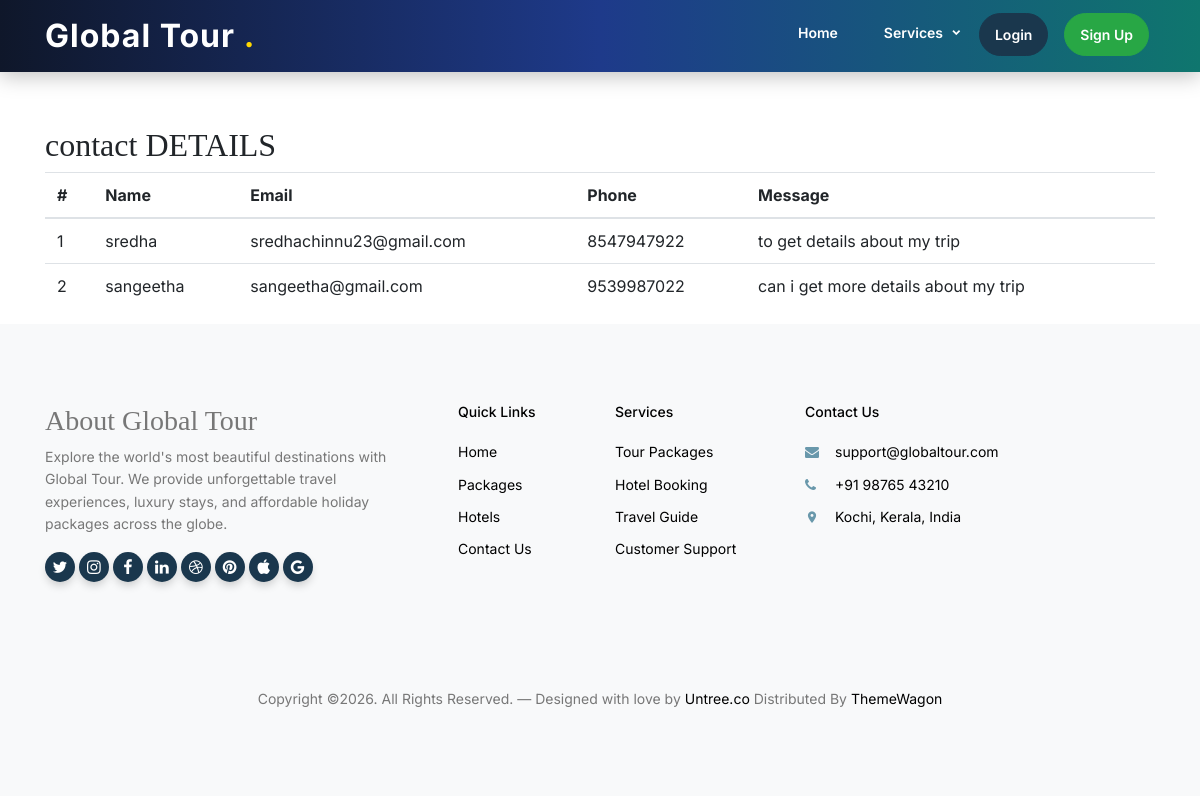
/contact_us_view, run on the app's committed database.
### user_app/models.py (models this page shows)
class contact_us_details(models.Model):
     username_c=models.CharField(max_length=100)
     useremail_c=models.CharField(max_length=100)
     userphone_c=models.CharField(max_length=100)
     message_c=models.CharField(max_length=100)

### admin_app/views.py (the view)
# urls.py: path('contact_us_view',views.contact_us_view,name="contact_us_view"),
def contact_us_view(request):
    data_c=contact_us_details.objects.all()
    return render(request,'contact_us_view.html',{'result':data_c})

### templates/contact_us_view.html
{% load static %}
{% include 'header.html' %}
<div class="container">
    <h2>contact DETAILS</h2>
    <table class="table">
  <thead>
    <tr>
      <th scope="col">#</th>
      <th scope="col">Name</th>
      <th scope="col">Email</th>
      <th scope="col">Phone</th>
      <th scope="col">Message</th>
    </tr>
  </thead>
  <tbody>
    {% for i in result %}
    <tr>
      <td>{{i.id}}</td>
      <td>{{i.username_c}}</td>
      <td>{{i.useremail_c}}</td>
      <td>{{i.userphone_c}}</td>
      <td>{{i.message_c}}</td>
    </tr>
     {% endfor %}
  </tbody>
</table>
</div>
{% include 'footer.html' %}

### static/css/style.css (style rules this page uses)
body { font-family: "Inter", sans-serif; line-height: 1.5; background: #ffffff; overflow-x: hidden; font-size: 14px; }
body:before { content: ""; position: fixed; top: 0; left: 0; z-index: 99; right: 0; bottom: 0; background: rgba(0, 0, 0, 0.2); opacity: 0; visibility: hidden; -webkit-transition: .3s all ease; -o-transition: .3s all ease; transition: .3s all ease; }
h1, .h1, h2, .h2, h3, .h3, h4, .h4 { font-family: "Source Serif Pro", serif; }

### data on the page
contact_us_details: id "1", username_c "sredha", useremail_c "sredhachinnu23@gmail.com", userphone_c "8547947922", message_c "to get details about my trip"
contact_us_details: id "2", username_c "sangeetha", useremail_c "sangeetha@gmail.com", userphone_c "9539987022", message_c "can i get more details about my trip"
